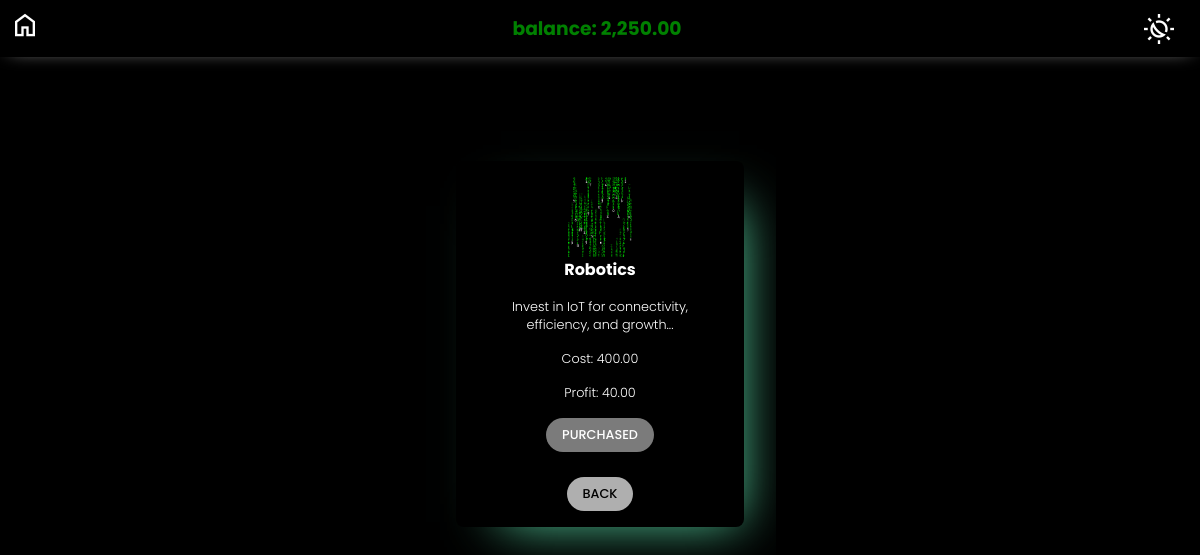
Screenshot of /purchase/success/9/ (signed in) with the database file from the repository.
### investor/models.py (models this page shows, shortened)
class Item(models.Model):
    name = models.CharField(max_length=12, null=False, blank=False)
    price = models.DecimalField(max_digits=10, decimal_places=2, default=0)
    title = models.CharField(max_length=12, null=False, blank=False)
    description = models.TextField()
    image = models.ImageField(upload_to='assets/', null=True, blank=True)
    release_amount = models.DecimalField(max_digits=10, decimal_places=2, default=0)
    release_date = models.DateTimeField(auto_now_add=True)

### investor/views.py (the view)
# urls.py: path('purchase/success/<int:id>/', views.purchase_success, name='purchase_success'),
def purchase_success(request, id):
    items = Item.objects.filter(pk=id)
    balance = "{:,.2f}".format(UserAccount.objects.get(username=request.user.username).balance)
    return render(request, 'assets/purchase_success.html', {'items': items  , 'balance': balance})

### investor/templates/assets/purchase_success.html (shortened to what this page needs)
{% extends "cards.html" %}
{% block balance %}
balance: {{ balance }}<br>
{% endblock balance %}
{% block bodystyle %}
{% endblock%}
{% block card %}
	{% for asset in items %}
		<section class="card {{ asset.title }}">
				<div class="icon">
					<img src="{{ asset.image.url }}" alt="{{ asset.name }}">
				</div>
				<h3>{{ asset.name }}</h3>
				<span>{{ asset.description }}..</span>
				<span>Cost: {{ asset.price }}</span>
				<span>Profit: {{ asset.release_amount }}</span>
				<a><button style="background: #7b7b7b;"> Purchased </button></a><br>
				<a  href="/assets/"><button style="background: #afafaf; color: black; " > back </button></a>
		</section>
	{% endfor %}
{% endblock %}

### investor/templates/cards.html (style rules this page uses)
:root { --bg: black; --txt: white; }
* { margin: 0; padding: 0; box-sizing: border-box; font-family: "Poppins", sans-serif; }
body { background: var(--bg); height: 100vh; width: 100%; display: flex; justify-content: center; align-items: center; color: var(--txt); font-size: 16px; }
main.cards section.card { display: flex; flex-direction: column; align-items: center; text-align: center; background: var(--bg); padding: 1rem 1.5rem; border-radius: 8px; max-height: 468px; margin-left: 32px; }
main.cards section.card:first-child { margin-left: 0; margin-top: inherit; }
main.cards section.card .icon { width: 64px; height: 64px; }
main.cards section.card img { width: 100%; }
main.cards section.card h3 { font-size: 100%; margin: 16px 0; }
main.cards section.card span { font-weight: 300; max-width: 240px; font-size: 80%; margin-bottom: 16px; }
main.cards section.card button { padding: 0.5rem 1rem; text-transform: uppercase; border-radius: 32px; border: 0; cursor: pointer; font-size: 80%; font-weight: 500; color: #fff; margin-bottom: 16px 0; }
main.cards section.card.contact button { background: linear-gradient(to right, #10a37f, #cbffea); }
main.cards section.card.contact { box-shadow: 20px 20px 50px -25px #5bdba8; }
@media screen and (min-width: 1024px) and (max-width: 1280px) { body { height: 86vh; } }

### rows the page displays
Item: image (picture), name "Robotics", description "Invest in IoT for connectivity, efficiency, and growth.", price "400.00", release_amount "40.00"

### other values shown
{{ balance }} "2,250.00"
